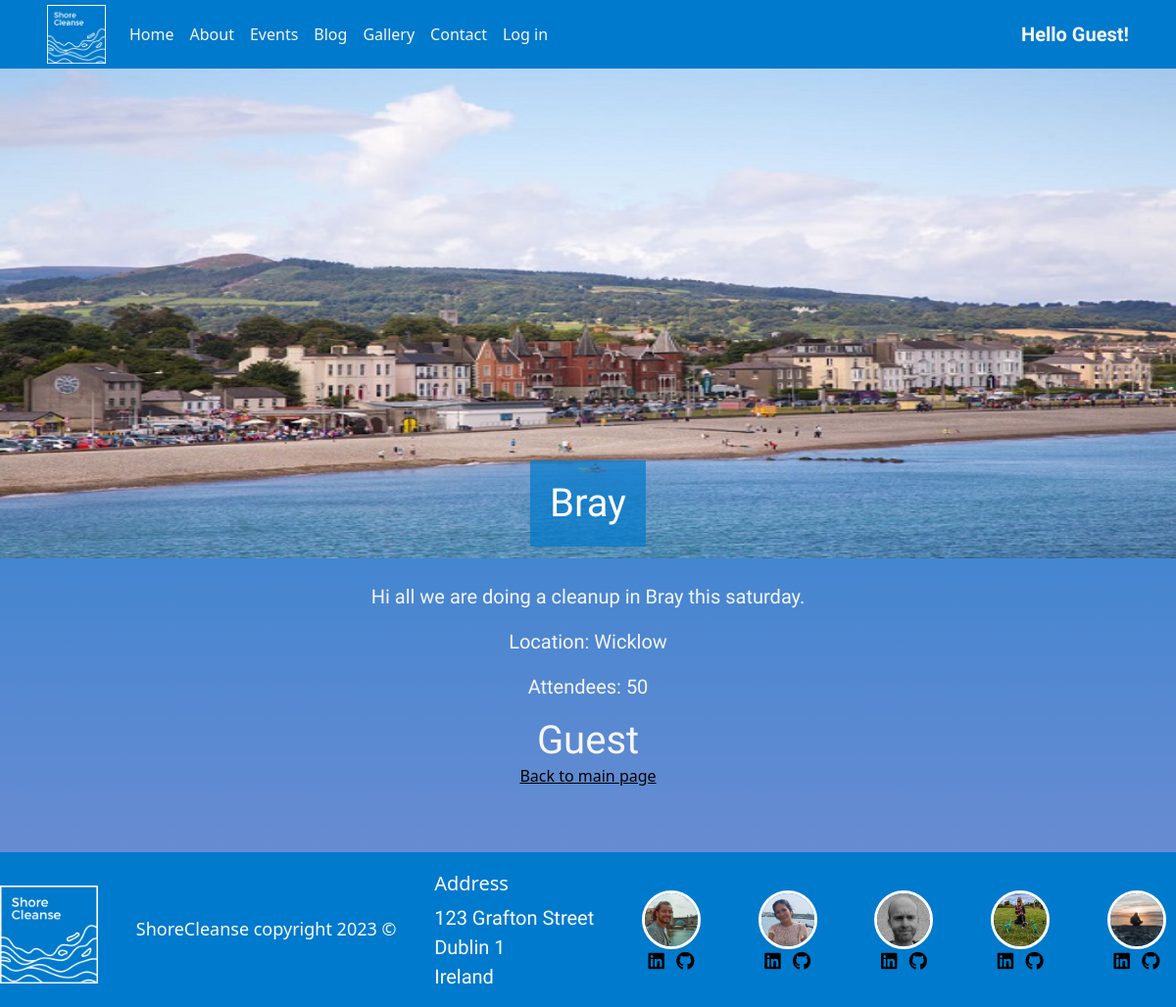
/view_event/6, run on the app's committed database.
### Event/models.py (models this page shows, shortened)
class Event(models.Model):
    title = models.CharField(max_length=30)
    photo = models.ImageField(null=True, blank=True, upload_to="static/uploads/")
    notes = models.TextField(max_length=3000)
    time = models.DateField(null=True)
    location = models.CharField(max_length=50)
    attendees = models.IntegerField(blank=True, null=True)
    names = JSONField("names", default={"names": ["John", "Michael", "Gemma", "Sandra"]})

### Event/views.py (the view, shortened to what this page needs)
# urls.py: path('view_event/<id>', views.view_event, name='view_event'),
def view_event(request, id):
    event = Event.objects.get(id=id)
    username = request.user.username
    if len(username) == 0:
        username = 'guest'
    attendeeList = event.names
    if 'attending' in request.POST:
        attendeeList["names"].append(username)
        event.attendees += 1
        event.save()
    if username in attendeeList["names"]:
        signedUp = True
    else:
        signedUp = False
    return render(request, 'Event/view_event.html', {'event': event, 'signedUp': signedUp, 'username': username})

### Event/templates/Event/view_event.html (shortened to what this page needs)
{% extends 'base.html' %}
{% load static %}
{% block content %}
<div class="container-fluid event-style ">
    <h1 class=" event-title text-background-blue">{{ event.title }}</h1>
    <img class="events-image" src="{{ event.photo.url }}" alt="{{ event.title }}">
    <br>
    <p>{{ event.notes }}</p>
    <p>Location: {{ event.location }}</p>
    <p>Attendees: {{ event.attendees }}</p>
    {% if username == 'guest' %}
    <h1>Guest</h1>
    {% endif %}
    <a href="{% url 'index' %}">Back to main page</a>
</div>
{% endblock %}

### static/css/style.css (style rules this page uses)
p { font-family: 'Source Sans 3', sans-serif; font-size: 20px; }
h1, h2, h3, h4 { font-family: 'Montserrat', sans-serif; margin: 0; }
body { color: whitesmoke; background-image: linear-gradient(#007ACC, #7B8FD3); }
.text-background-blue { background-color: rgba(0, 122, 204, 0.7); padding: 20px; color: white; }
:root { --bs-link-color: black; --bs-link-hover-color: whitesmoke; }
.event-style { display: flex; flex-direction: column; align-items: center; height: 100vh; }
.events-image { height: 500px; width: 100%; }
.container-fluid { padding: 0px; }
.event-title { position: absolute; top: 50%; left: 50%; transform: translate(-50%, -50%); z-index: 1; }

### data on the page
Event: title "Bray", photo (picture), notes "Hi all we are doing a cleanup in Bray this saturday.", location "Wicklow", attendees "50"
